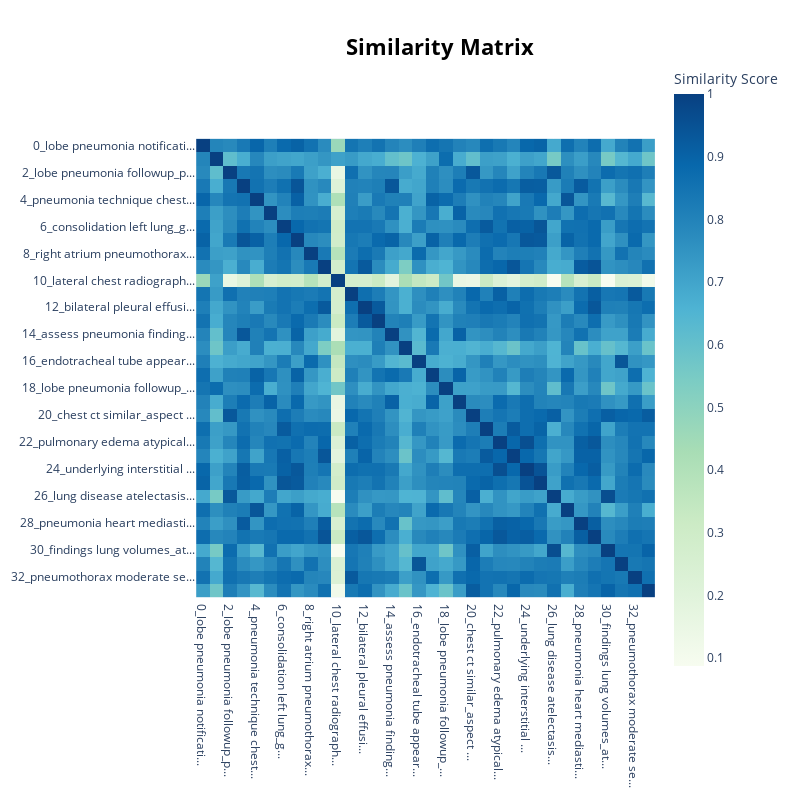

The notebook cell saved with this chart:
### Code cell
topic_model.visualize_heatmap()

### Figure 1 — Plotly figure (JSON) as saved in the notebook; plotly's stock layout.template omitted (floating-point values rounded to 4 significant figures; data arrays with more than 128 entries replaced by an {"elided": "..."} marker saying what was removed)
{"data": [{"coloraxis": "coloraxis", "hovertemplate": "x: %{x}<br>y: %{y}<br>Similarity Score: %{z}<extra></extra>", "name": "0", "type": "heatmap", "x": ["0_lobe pneumonia notificati...", "1_effusions pneumothorax_op...", "2_lobe pneumonia followup_p...", "3_pneumonia findings pa_lun...", "4_pneumonia technique chest...", "5_lung volumes bibasilar_re...", "6_consolidation left lung_g...", "7_lingular pneumonia_compat...", "8_right atrium pneumothorax...", "9_pleural effusions pulmona...", "10_lateral chest radiograph...", "11_effusion pneumothorax wi...", "12_bilateral pleural effusi...", "13_opacity consistent pneum...", "14_assess pneumonia finding...", "15_effusion pneumothorax ca...", "16_endotracheal tube appear...", "17_posterior lung_effusion ...", "18_lobe pneumonia followup_...", "19_effusion pneumothorax se...", "20_chest ct similar_aspect ...", "21_sided pleural effusion_l...", "22_pulmonary edema atypical...", "23_left pleural effusion_ch...", "24_underlying interstitial ...", "25_chest ct removed_lung no...", "26_lung disease atelectasis...", "27_lower lobe pneumonia_unr...", "28_pneumonia heart mediasti...", "29_consolidation concerning...", "30_findings lung volumes_at...", "31_endotracheal enteric tub...", "32_pneumothorax moderate se...", "33_basilar atelectasis pneu..."], "xaxis": "x", "y": ["0_lobe pneumonia notificati...", "1_effusions pneumothorax_op...", "2_lobe pneumonia followup_p...", "3_pneumonia findings pa_lun...", "4_pneumonia technique chest...", "5_lung volumes bibasilar_re...", "6_consolidation left lung_g...", "7_lingular pneumonia_compat...", "8_right atrium pneumothorax...", "9_pleural effusions pulmona...", "10_lateral chest radiograph...", "11_effusion pneumothorax wi...", "12_bilateral pleural effusi...", "13_opacity consistent pneum...", "14_assess pneumonia finding...", "15_effusion pneumothorax ca...", "16_endotracheal tube appear...", "17_posterior lung_effusion ...", "18_lobe pneumonia followup_...", "19_effusion pneumothorax se...", "20_chest ct similar_aspect ...", "21_sided pleural effusion_l...", "22_pulmonary edema atypical...", "23_left pleural effusion_ch...", "24_underlying interstitial ...", "25_chest ct removed_lung no...", "26_lung disease atelectasis...", "27_lower lobe pneumonia_unr...", "28_pneumonia heart mediasti...", "29_consolidation concerning...", "30_findings lung volumes_at...", "31_endotracheal enteric tub...", "32_pneumothorax moderate se...", "33_basilar atelectasis pneu..."], "yaxis": "y", "z": {"elided": "34x34 float values"}}], "layout": {"coloraxis": {"colorbar": {"title": {"text": "Similarity Score"}}, "colorscale": [[0, "rgb(247,252,240)"], [0.125, "rgb(224,243,219)"], [0.25, "rgb(204,235,197)"], [0.375, "rgb(168,221,181)"], [0.5, "rgb(123,204,196)"], [0.625, "rgb(78,179,211)"], [0.75, "rgb(43,140,190)"], [0.875, "rgb(8,104,172)"], [1, "rgb(8,64,129)"]]}, "height": 800, "hoverlabel": {"bgcolor": "white", "font": {"family": "Rockwell", "size": 16}}, "legend": {"title": {"text": "Trend"}}, "margin": {"t": 60}, "showlegend": true, "title": {"font": {"color": "Black", "size": 22}, "text": "<b>Similarity Matrix</b>", "x": 0.55, "xanchor": "center", "y": 0.95, "yanchor": "top"}, "width": 800, "xaxis": {"anchor": "y", "constrain": "domain", "domain": [0, 1], "scaleanchor": "y"}, "yaxis": {"anchor": "x", "autorange": "reversed", "constrain": "domain", "domain": [0, 1]}}}
